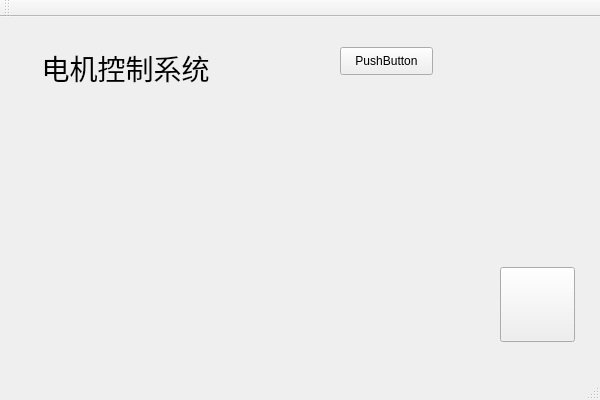
<?xml version="1.0" encoding="UTF-8"?>
<ui version="4.0">
 <class>MainWindow</class>
 <widget class="QMainWindow" name="MainWindow">
  <property name="geometry">
   <rect>
    <x>0</x>
    <y>0</y>
    <width>600</width>
    <height>400</height>
   </rect>
  </property>
  <property name="windowTitle">
   <string>MainWindow</string>
  </property>
  <property name="styleSheet">
   <string notr="true">background-image: url(:/new/pictures/201903141624081643.jpg);</string>
  </property>
  <widget class="QWidget" name="centralWidget">
   <widget class="QPushButton" name="pushButton">
    <property name="geometry">
     <rect>
      <x>500</x>
      <y>250</y>
      <width>75</width>
      <height>75</height>
     </rect>
    </property>
    <property name="styleSheet">
     <string notr="true">border-image: url(:/new/pictures/电源.png);</string>
    </property>
    <property name="text">
     <string/>
    </property>
   </widget>
   <widget class="QLabel" name="label">
    <property name="geometry">
     <rect>
      <x>10</x>
      <y>10</y>
      <width>231</width>
      <height>81</height>
     </rect>
    </property>
    <property name="font">
     <font>
      <pointsize>21</pointsize>
     </font>
    </property>
    <property name="text">
     <string>电机控制系统</string>
    </property>
    <property name="alignment">
     <set>Qt::AlignCenter</set>
    </property>
   </widget>
   <widget class="QPushButton" name="pushButton_2">
    <property name="geometry">
     <rect>
      <x>340</x>
      <y>30</y>
      <width>93</width>
      <height>28</height>
     </rect>
    </property>
    <property name="text">
     <string>PushButton</string>
    </property>
   </widget>
  </widget>
  <widget class="QMenuBar" name="menuBar">
   <property name="geometry">
    <rect>
     <x>0</x>
     <y>0</y>
     <width>600</width>
     <height>26</height>
    </rect>
   </property>
  </widget>
  <widget class="QToolBar" name="mainToolBar">
   <attribute name="toolBarArea">
    <enum>TopToolBarArea</enum>
   </attribute>
   <attribute name="toolBarBreak">
    <bool>false</bool>
   </attribute>
  </widget>
  <widget class="QStatusBar" name="statusBar"/>
 </widget>
 <layoutdefault spacing="6" margin="11"/>
 <resources/>
 <connections/>
</ui>
